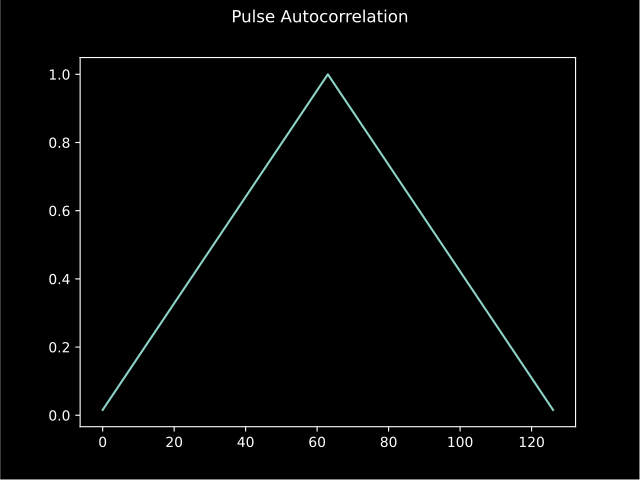

This figure's Python source:
import matplotlib.pyplot as plt
from hermespy.modem import RectangularWaveform

waveform = RectangularWaveform(num_preamble_symbols=1, num_data_symbols=0)
waveform.plot_filter_correlation()

plt.show()
